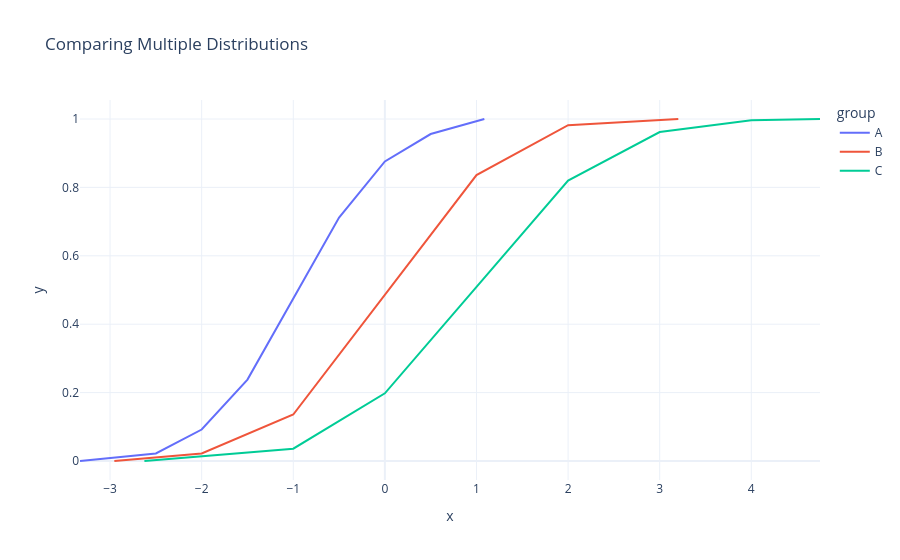

Write notebook code for a chart like this one.
### Markdown cell above
### Comparing Multiple Groups

### Code cell
# Create dataset with multiple categories
df = pd.DataFrame(
    {
        "value": np.concatenate(
            [
                np.random.normal(-1, 0.8, 500),  # Group A
                np.random.normal(0, 1, 500),  # Group B
                np.random.normal(1, 1.2, 500),  # Group C
            ]
        ),
        "group": ["A"] * 500 + ["B"] * 500 + ["C"] * 500,
    }
)

fig = khisto_plotly.ecdf(
    df,
    x="value",
    color="group",
    title="Comparing Multiple Distributions",
    template="plotly_white",
)
fig.show()

### Figure 1 — Plotly figure (JSON) as saved in the notebook; plotly's stock layout.template omitted (floating-point values rounded to 4 significant figures)
{"data": [{"hovertemplate": "group=A<br>x=%{x}<br>y=%{y}<extra></extra>", "legendgroup": "A", "line": {"dash": "solid", "shape": "linear"}, "marker": {"color": "#636efa", "symbol": "circle"}, "mode": "lines", "name": "A", "orientation": "v", "showlegend": true, "type": "scatter", "x": [-3.328, -2.5, -2.0, -1.5, -0.5, 0.0, 0.5, 1.086], "xaxis": "x", "y": [0.0, 0.022, 0.092, 0.238, 0.712, 0.876, 0.956, 1.0], "yaxis": "y"}, {"hovertemplate": "group=B<br>x=%{x}<br>y=%{y}<extra></extra>", "legendgroup": "B", "line": {"dash": "solid", "shape": "linear"}, "marker": {"color": "#EF553B", "symbol": "circle"}, "mode": "lines", "name": "B", "orientation": "v", "showlegend": true, "type": "scatter", "x": [-2.953, -2.0, -1.0, 1.0, 2.0, 3.203], "xaxis": "x", "y": [0.0, 0.022, 0.136, 0.836, 0.982, 1.0], "yaxis": "y"}, {"hovertemplate": "group=C<br>x=%{x}<br>y=%{y}<extra></extra>", "legendgroup": "C", "line": {"dash": "solid", "shape": "linear"}, "marker": {"color": "#00cc96", "symbol": "circle"}, "mode": "lines", "name": "C", "orientation": "v", "showlegend": true, "type": "scatter", "x": [-2.625, -1.0, 0.0, 2.0, 3.0, 4.0, 4.75], "xaxis": "x", "y": [0.0, 0.036, 0.198, 0.82, 0.962, 0.996, 1.0], "yaxis": "y"}], "layout": {"legend": {"title": {"text": "group"}, "tracegroupgap": 0}, "title": {"text": "Comparing Multiple Distributions"}, "xaxis": {"anchor": "y", "domain": [0, 1], "title": {"text": "x"}}, "yaxis": {"anchor": "x", "domain": [0, 1], "title": {"text": "y"}}}}
